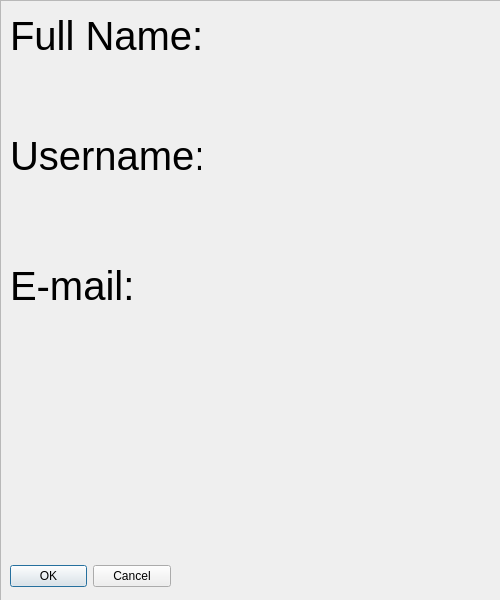
<?xml version="1.0" encoding="UTF-8"?>
<ui version="4.0">
 <class>UserInfoDialog</class>
 <widget class="QDialog" name="UserInfoDialog">
  <property name="geometry">
   <rect>
    <x>0</x>
    <y>0</y>
    <width>500</width>
    <height>600</height>
   </rect>
  </property>
  <property name="windowTitle">
   <string>Dialog</string>
  </property>
  <property name="styleSheet">
   <string notr="true">background-image: url(:/resources/skyblueBack.jpg);</string>
  </property>
  <widget class="QFrame" name="frame">
   <property name="geometry">
    <rect>
     <x>0</x>
     <y>0</y>
     <width>501</width>
     <height>601</height>
    </rect>
   </property>
   <property name="frameShape">
    <enum>QFrame::Shape::StyledPanel</enum>
   </property>
   <property name="frameShadow">
    <enum>QFrame::Shadow::Raised</enum>
   </property>
   <widget class="QDialogButtonBox" name="buttonBox">
    <property name="geometry">
     <rect>
      <x>10</x>
      <y>560</y>
      <width>161</width>
      <height>32</height>
     </rect>
    </property>
    <property name="styleSheet">
     <string notr="true">color: rgb(0, 0, 0);</string>
    </property>
    <property name="orientation">
     <enum>Qt::Orientation::Horizontal</enum>
    </property>
    <property name="standardButtons">
     <set>QDialogButtonBox::StandardButton::Cancel|QDialogButtonBox::StandardButton::Ok</set>
    </property>
   </widget>
   <widget class="QLabel" name="label">
    <property name="geometry">
     <rect>
      <x>10</x>
      <y>10</y>
      <width>191</width>
      <height>51</height>
     </rect>
    </property>
    <property name="styleSheet">
     <string notr="true">QLabel {
	background: transparent;
	font: 700 9pt &quot;Script MT Bold&quot;;
	font-size: 40px;
	color: rgb(0, 0, 0);
}</string>
    </property>
    <property name="text">
     <string>Full Name:</string>
    </property>
   </widget>
   <widget class="QLabel" name="label_2">
    <property name="geometry">
     <rect>
      <x>10</x>
      <y>130</y>
      <width>191</width>
      <height>51</height>
     </rect>
    </property>
    <property name="styleSheet">
     <string notr="true">QLabel {
	background: transparent;
	font: 700 9pt &quot;Script MT Bold&quot;;
	font-size: 40px;
	color: rgb(0, 0, 0);
}</string>
    </property>
    <property name="text">
     <string>Username:</string>
    </property>
   </widget>
   <widget class="QLabel" name="label_3">
    <property name="geometry">
     <rect>
      <x>10</x>
      <y>260</y>
      <width>131</width>
      <height>51</height>
     </rect>
    </property>
    <property name="styleSheet">
     <string notr="true">QLabel {
	background: transparent;
	font: 700 9pt &quot;Script MT Bold&quot;;
	font-size: 40px;
	color: rgb(0, 0, 0);
}</string>
    </property>
    <property name="text">
     <string>E-mail:</string>
    </property>
   </widget>
   <widget class="QLabel" name="label_4">
    <property name="geometry">
     <rect>
      <x>10</x>
      <y>60</y>
      <width>471</width>
      <height>51</height>
     </rect>
    </property>
    <property name="styleSheet">
     <string notr="true">QLabel {
	font: 700 9pt &quot;Script MT Bold&quot;;
	font-size: 35px;
	color: rgb(0, 0, 0);
}</string>
    </property>
    <property name="text">
     <string/>
    </property>
   </widget>
   <widget class="QLabel" name="label_5">
    <property name="geometry">
     <rect>
      <x>10</x>
      <y>180</y>
      <width>471</width>
      <height>51</height>
     </rect>
    </property>
    <property name="styleSheet">
     <string notr="true">QLabel {
	font: 700 9pt &quot;Script MT Bold&quot;;
	font-size: 35px;
	color: rgb(0, 0, 0);
}</string>
    </property>
    <property name="text">
     <string/>
    </property>
   </widget>
   <widget class="QLabel" name="label_6">
    <property name="geometry">
     <rect>
      <x>10</x>
      <y>310</y>
      <width>471</width>
      <height>51</height>
     </rect>
    </property>
    <property name="styleSheet">
     <string notr="true">QLabel {
	font: 700 9pt &quot;Script MT Bold&quot;;
	font-size: 35px;
	color: rgb(0, 0, 0);
}</string>
    </property>
    <property name="text">
     <string/>
    </property>
   </widget>
   <widget class="QLabel" name="label_7">
    <property name="geometry">
     <rect>
      <x>290</x>
      <y>350</y>
      <width>181</width>
      <height>251</height>
     </rect>
    </property>
    <property name="styleSheet">
     <string notr="true">QLabel {
	image: url(:/resources/userInfo.png);
	background: transparent;
	border: none;
}</string>
    </property>
    <property name="text">
     <string/>
    </property>
   </widget>
  </widget>
 </widget>
 <resources/>
 <connections>
  <connection>
   <sender>buttonBox</sender>
   <signal>accepted()</signal>
   <receiver>UserInfoDialog</receiver>
   <slot>accept()</slot>
   <hints>
    <hint type="sourcelabel">
     <x>248</x>
     <y>254</y>
    </hint>
    <hint type="destinationlabel">
     <x>157</x>
     <y>274</y>
    </hint>
   </hints>
  </connection>
  <connection>
   <sender>buttonBox</sender>
   <signal>rejected()</signal>
   <receiver>UserInfoDialog</receiver>
   <slot>reject()</slot>
   <hints>
    <hint type="sourcelabel">
     <x>316</x>
     <y>260</y>
    </hint>
    <hint type="destinationlabel">
     <x>286</x>
     <y>274</y>
    </hint>
   </hints>
  </connection>
 </connections>
</ui>
